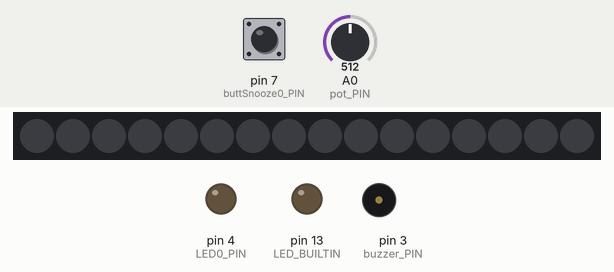
Recording of a sketch running on a simulated Arduino Uno, built with avr-gcc and run on an emulated ATmega328P. Shown: 16 RGB LEDs in strip order, left to right, output pins drawn as LEDs (lit = HIGH), buzzer (waves = sounding). Inputs (shaded band) come from the test bench; at power-on: A0 (pot_PIN) = 512, pin 7 (buttSnooze0_PIN) HIGH. What the sketch prints to the serial monitor is not drawn.

Above: at 3.6 s.
3.7 s: A0 (pot_PIN) set to 532
5.2 s: A0 (pot_PIN) set to 561
At 7.25 s:
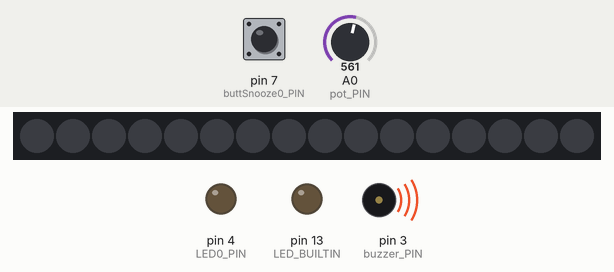
8.2 s: A0 (pot_PIN) set to 511
At 11.0 s:
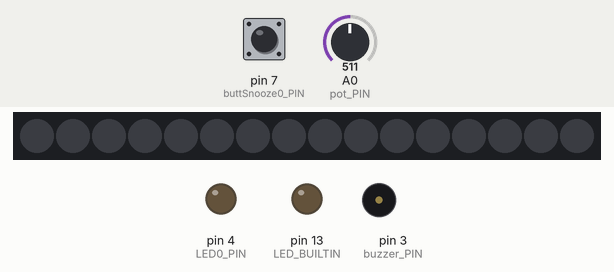
11.2 s: A0 (pot_PIN) set to 492
12.7 s: A0 (pot_PIN) set to 459
At 42.9 s:
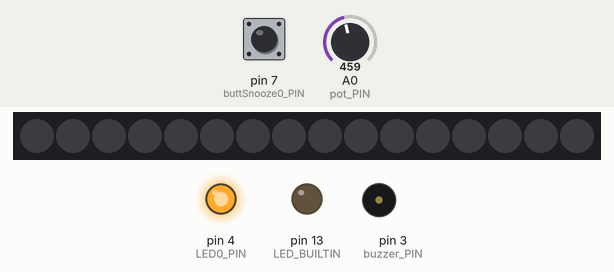
Timing chart, 0 to 43.2 s (numbered marks = the images above; inputs shaded):
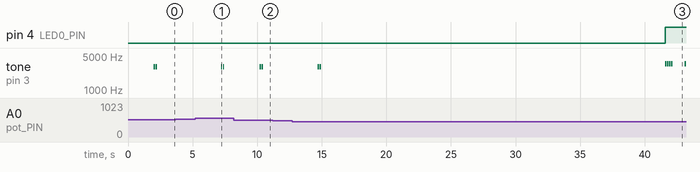

Measured:
- the behaviour switches between 546 and 547 on A0 (pot_PIN) (found by bisection; images 0 and 1)
- the behaviour switches between 477 and 476 on A0 (pot_PIN) (found by bisection; images 2 and 3)
- after the input at 5.2 s, tone on pin 3 (buzzer_PIN): alternates 3000 Hz for 0.10 s and silent for 0.05 s, 4 changes in all, then stays silent, starting after 2.0 s
- after the input at 8.2 s, tone on pin 3 (buzzer_PIN): alternates 3000 Hz for 0.10 s and silent for 0.05 s, 4 changes in all, then stays silent, starting after 2.0 s
- after the input at 12.7 s, pin 4 (LED0_PIN): LOW → HIGH after 28.9 s instead of 27.4 s

The sketch:

Timer-alarm-w_snoozeFunc.ino
```cpp
/*!
 * Author: William Hak
 * Owner: Mylo Speijers
 * Date:  05-01-22
 * Last update: 06-01-22
 *
 * General description:
 *    this code is a prototype for a sort of clock
 *    there is a lamp with individual adressable leds type: ws2812
 *    there is a buzzer for the alarm
 *    there are 2 buttons(start, snooze) one will start the clock and the other will snooze the alarm
 *
 * Clarification and precision:
 *    the ADC has a precision of 10 bits what means we can get a maximum resolution of 0-1024
 *    so if we have 5 minutes devided over 1024 it result in, 3.4 adc values per second, wich is accurate enough
 *
 * for clarity there will be more comments to be clear whats happening in the code.
 */

#include <Adafruit_NeoPixel.h> // for the led ring

//pinDefinitions
#define buttSnooze0_PIN 7
#define buttSnooze1_PIN 8

#define LED0_PIN 4
#define buzzer_PIN 3
#define pot_PIN A0

//leds(WS2812)
#define LEDSTRIP_PIN 10
#define LEDPIX_COUNT  16 //or 32 if you connect 2 rings
#define BRIGHTNESS 50


// Declare our NeoPixel strip object:
Adafruit_NeoPixel strip(LEDPIX_COUNT, LEDSTRIP_PIN, NEO_GRBW + NEO_KHZ800);
// Argument 1 = Number of pixels in NeoPixel strip
// Argument 2 = Arduino pin number (most are valid)
// Argument 3 = Pixel type flags, add together as needed:
//   NEO_KHZ800  800 KHz bitstream (most NeoPixel products w/WS2812 LEDs)
//   NEO_KHZ400  400 KHz (classic 'v1' (not v2) FLORA pixels, WS2811 drivers)
//   NEO_GRB     Pixels are wired for GRB bitstream (most NeoPixel products)
//   NEO_RGB     Pixels are wired for RGB bitstream (v1 FLORA pixels, not v2)
//   NEO_RGBW    Pixels are wired for RGBW bitstream (NeoPixel RGBW products)


//sounds pitch(TONE) and amount of beeps(CNT) or duration the length of a beep
#define ALARM_TONE 3500             //Pitch height in Hertz
#define ALARM_CNT 4                 //Amount of beeps in a cluster
#define ALARM_TONEINT 1500          //Interval between beep clusters
#define knobToZero_TONE 2500
#define knobToZero_CNT 1
#define knobChangedfewsec_TONE 3000
#define knobChangedfewsec_TONEdur 5 //duration of the beep when you tunrned the knob a certain amount
#define STARTTIMER_CNT 2
#define STARTTIMER_TONE 3000

//advanced
#define BEEP0TRIGGER_ADCAmnt 34
#define TIMESETTRIGGER_ADCAMNT 34
#define delayForAutoStartTimer 2000 // in ms
#define MaxTimerValue_minutes 1UL
#define MaxTimerValue MaxTimerValue_minutes * 60UL
#define MaxTimerValue_ms MaxTimerValue * 1000UL
#define SnoozeTIME 5000 //should be 30000

//COLORS
#define RED_RGB     strip.Color(255, 0, 0)
#define GREEN_RGB   strip.Color(0, 255, 0)
#define BLUE_RGB    strip.Color(0, 0, 255)
#define OCEAN_RGB   strip.Color(0, 255, 255)
#define YELLOW_RGB  strip.Color(255, 255, 0)
#define MAGENTA_RGB strip.Color(255, 0, 255)
#define BLACK_RGB   strip.Color(0,0,0)

//declaration of funcions
bool get_buttonState(short button_PIN);
unsigned int get_rotaryKnobVal(short potPin);
bool beep(short buzz_PIN, unsigned long interval_ms, unsigned long duration_ms, unsigned int freq_hz);
bool knobValChanged(unsigned int amountChanged);
void beepfeedback();
bool updateANDcheckTimerDone();
void ringAlarmSeq();
bool timeBeingSet();
bool rotarynob0();
void set_timer(unsigned long setTime_ms);

//variable settings
bool beepForKnobTurn = true;

unsigned long timerTimeRemaining_T = 0;
unsigned long prevUpdateTimer_T = 0;
bool ringEn = false;

//Light modes
#define F_Green 1
#define F_Red   2
#define knobZero_FB 3
#define snooze_FB 4
#define alarm_FB 5

uint8_t ledstripMode = 0; //this is for keeping track what is shown on the strip to prevent unneccesary writing to the strip what will result in slow and buggy timer code.


void setup() {
  //ledstrip start
  strip.begin();           // INITIALIZE NeoPixel strip object (REQUIRED)
  strip.show();            // Turn OFF all pixels ASAP
  strip.setBrightness(BRIGHTNESS);


  //initialize the buttons AS INPUTS configured with the internal PULLUP resistor
    //!(keep in mind, with pullup enabled digital 'High' or 5 volts will be 0 and digital 'Low' will be 1)
  pinMode(buttSnooze0_PIN, INPUT_PULLUP);
  pinMode(buttSnooze1_PIN, INPUT_PULLUP);

  //init potentiometer
  pinMode(pot_PIN, INPUT);

  //init onboard led
  pinMode(LED_BUILTIN, OUTPUT);
  pinMode(LED0_PIN, OUTPUT);

  //init buzzer
  pinMode(buzzer_PIN, OUTPUT);

  Serial.begin(9600);
}

void loop() {
  // put your main code here, to run repeatedly:
  Serial.println(timerTimeRemaining_T, DEC); // for debugging to see what the timer is at

  timerFlow(); //code for timer logic

  if (beepForKnobTurn == true){ //only for beep feeback like beeping when turning knob etc.. and for turning of the led if the knob is at 0
    beepfeedback();
  }
}

void timerFlow(){
//  timer logic
  static bool timerBeingSet = false;
  static unsigned long timerBeingSet_T = 0;

  //see if knob is turned if so save the time and remember that the timer is being set
  if(timeBeingSet()){
    timerBeingSet = true;
    timerBeingSet_T = millis();
  }

  //auto start Timer after the knob has not been turned for the specified time
  if((millis() - timerBeingSet_T) > delayForAutoStartTimer && timerBeingSet == true && !rotarynob0()){
    unsigned long knobVal_T = 0;
    knobVal_T = map(get_rotaryKnobVal(pot_PIN), 0, 1024, 0, MaxTimerValue_ms);
    set_timer(knobVal_T);

    //beep as feedback, the timer has started
    noTone(buzzer_PIN);
    for(int i = 0; i < STARTTIMER_CNT; i){ //beep specified amount of times
      if(beep(buzzer_PIN, 150, 100, STARTTIMER_TONE)){
         i++;
      }
    }

    timerBeingSet = false;
    ringEn = true;
  }

  static unsigned long prevbeeptime_T = 0;
  if(updateANDcheckTimerDone() && ringEn){
    //checkbuttons for snooze
    //or knob turned back fully for stop, get_rotaryKnobVal
    while(!rotarynob0() && !(get_buttonState(buttSnooze0_PIN) && get_buttonState(buttSnooze1_PIN))){ //if the timer knob is set to 0 or when both buttons are pressed does the alarm stop  }
      ringEn = false;
      if(millis() - prevbeeptime_T > ALARM_TONEINT){
        prevbeeptime_T = millis();
        ringAlarmSeq(); // ring the alarm sequence
      }
    }

    //if snoozebuttons are pressed
    if((get_buttonState(buttSnooze0_PIN) && get_buttonState(buttSnooze1_PIN))){
      snooze(SnoozeTIME);//add 30 seconds to the timer
    }
  }
}

bool rotarynob0(){
  if(get_rotaryKnobVal(pot_PIN) < BEEP0TRIGGER_ADCAmnt){//if knob gets turned to zero
    return 1;
  }
  return 0;
}

void set_timer(unsigned long setTime_ms){
      timerTimeRemaining_T = setTime_ms;
      prevUpdateTimer_T = millis();
}

bool updateANDcheckTimerDone(){
  if(timerTimeRemaining_T > (millis() - prevUpdateTimer_T)){//if substracting the time that has passed is still possible from the timer var
                                                           //then the timer is not 0 yet
    timerTimeRemaining_T -= millis() - prevUpdateTimer_T;
    prevUpdateTimer_T = millis();
  }else{
    return 1;//stop timer
  }
  return 0;
}

void ringAlarmSeq(){
  //setleds
  update_feedback(alarm_FB);

  noTone(buzzer_PIN);

  for(int i = 0; i < ALARM_CNT; i){ //beep specified amount of times
    if(beep(buzzer_PIN, 150, 100, ALARM_TONE)){
       i++;
    }
  }
}

void snooze(long time_ms){
  //set leds
  update_feedback(snooze_FB);


  set_timer(time_ms);
  ringEn = true;
}

bool timeBeingSet(){
  static int prevKnobVal_timeset = 0;
  if(knobValChanged(TIMESETTRIGGER_ADCAMNT, prevKnobVal_timeset)){
    prevKnobVal_timeset = get_rotaryKnobVal(pot_PIN);
    return 1;
  }
  return 0;
}

void beepfeedback(){
  static int prevKnobVal_turn10 = 0;
  if(knobValChanged(BEEP0TRIGGER_ADCAmnt, prevKnobVal_turn10)){ //beep everytime more than 10  seconds in corresponding rotational distance has been changed on the knob
    prevKnobVal_turn10 = get_rotaryKnobVal(pot_PIN);
    beep(buzzer_PIN, 0, knobChangedfewsec_TONEdur, knobChangedfewsec_TONE);
  }

  //beep two times if the knob reached 0 and everything turns of
  static bool BeepedFor_LT33 = false;
  if(get_rotaryKnobVal(pot_PIN) < 33 && BeepedFor_LT33 == false){//beep for knob zero
    BeepedFor_LT33 = true;
    update_feedback(knobZero_FB);//set the required strip color
    noTone(buzzer_PIN);
    for(int i = 0; i < knobToZero_CNT; i){ //beep specified amount of times
      if(beep(buzzer_PIN, 150, 100, knobToZero_TONE)){
         i++;
      }
    }
  }else if (get_rotaryKnobVal(pot_PIN) >= 33){
     BeepedFor_LT33 = false;
  }
}

bool knobValChanged(int amountChanged, int prevPotVal_KVC){
  if(((int)get_rotaryKnobVal(pot_PIN) - prevPotVal_KVC) > amountChanged || ((int)get_rotaryKnobVal(pot_PIN) - prevPotVal_KVC) < -amountChanged ){
    prevPotVal_KVC = get_rotaryKnobVal(pot_PIN);
    return true;
  }
  return false;
}

//core functions
bool get_buttonState(short button_PIN){ //short refers to 1 Byte or 8 bits, instead of int-> 4 Bytes, this is for saving memory
  bool state = !(digitalRead(button_PIN)); //invert because of PULLUP, it caused inverted logic

  return state; //return value 1 if button is pressed or 0 if the button is not pressed
}

unsigned int get_rotaryKnobVal(short knob_Pin){
  unsigned int potReading = analogRead(knob_Pin);//get value from 0-1024 wich corresponds to 0-5 volts
  return potReading;
}

bool beep(short buzz_PIN, unsigned long interval_ms, unsigned long duration_ms, unsigned int freq_hz){
  static unsigned long previous_T = millis(); //make var static to save value even if the program exits the funcion
                                             //so in the next funcion call we can use the value that was stored in the previous call
  if((millis() - previous_T) > interval_ms && (previous_T - millis()) > duration_ms){
    previous_T = millis();
    tone(buzz_PIN, freq_hz, duration_ms);
    return 1;
  }
  return 0;
}

void setPixelColorRange(int xLow, int xHigh, uint32_t Color32){//example i want pixels 0-6 to red setPixelColorRange(0, 6, strip.Color(255, 0 ,0));
    for(int i = xLow; i < xHigh; i++){
      strip.setPixelColor(i, Color32);
    }
}

void update_feedback(int Mode){ //setup the modes here
  static int prevMode = -1;
  if(Mode != prevMode){//only if the mode has changed update the ledstrip
    switch (Mode){
      case F_Green:
        strip.clear();
        strip.fill(strip.Color(0, 255, 0));
        strip.show();
        break;

      case F_Red:
        strip.clear();
        strip.fill(strip.Color(255, 0, 0));
        strip.show();
        break;

      case knobZero_FB:
        digitalWrite(LED0_PIN, LOW);
        strip.clear();
        strip.show();
        break;

      case alarm_FB:
        digitalWrite(LED0_PIN, HIGH);
        strip.clear();
        strip.show();
        break;

      case snooze_FB:
        digitalWrite(LED0_PIN, LOW);
        strip.clear();
        strip.show();
        break;
    }
  }
  prevMode = Mode;
}
```
